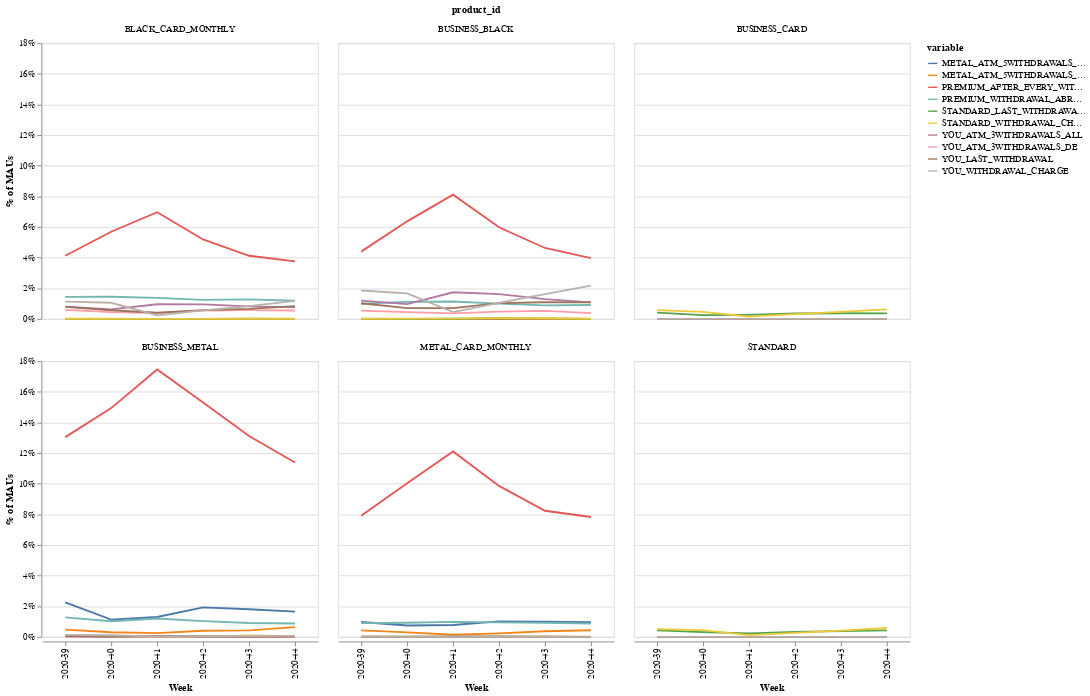

Notebook cell for this chart:
### Code cell
active_users = """
select dwh.week, 
	zu.user_id, 
	is_user_in_tg(user_id, 'USER-ID:',95) as segment,
	zup.product_id, 
	zup.market, 
	max(case when act.user_created is null then 0 else 1 end) as mau, 
	max(case when txn.user_created is null then 0 else 1 end) as atm,
	sum(n_card_atm) as atm 
from dwh_cohort_weeks as dwh 
left join dbt.zrh_user_activity_txn as act 
	on act.activity_type = '1_tx_35' 
	and end_time between activity_start and activity_end 
left join dbt.zrh_user_product as zup 
	on zup.user_created = act.user_created 
	and end_time between subscription_valid_from and subscription_valid_until 
inner join dbt.zrh_users as zu on zu.user_created = act.user_created 
left join dbt.zrh_txn_day as txn 
	on txn.user_created = zu.user_created 
	and txn.txn_date::date between start_time and end_time 
	and n_card_atm > 0 
where dwh.start_time >= '2020-09-20' and dwh.start_time < current_date
group by 1,2,3,4,5
"""

df = pd.read_csv("infocards.csv")

df["name"] = df["name"].str.replace("MEM_UPGRADE_", "")
df["name"] = df["name"].str.replace("MEM_VALUEREMINDER_", "")
# drop current week
df = df.loc[df["collector_tstamp"] < "2020-11-01", :]
df["date"] = pd.to_datetime(df["collector_tstamp"]).dt.week.astype(str)
df["date"] = "2020-" + df["date"]

# pivot
df["x"] = 1
df = (
    pd.pivot_table(
        df.loc[:, ["user_id", "date", "x", "name"]],
        columns=["name"],
        index=["user_id", "date"],
        aggfunc=np.sum,
    )
    .fillna(0)
    .reset_index()
)
df.columns = df.columns.map("|".join).str.strip("|")
# merge to activity table.
active = pd.read_csv("active.csv")

active = active.merge(
    df, left_on=["week", "user_id"], right_on=["date", "user_id"], how="left"
).fillna(0)

active = active.loc[active["product_id"] != 0, :]
active = active.loc[active["product_id"] != "FLEX_ACCOUNT_MONTHLY", :]
active = active.loc[active["mau"] == 1, :]
active = active.loc[active["segment"] == True, :]

active = active.drop(columns=["segment", "market", "mau", "atm", "atm.1", "date"])

# make it long again.
active = pd.melt(active, id_vars=["user_id", "product_id", "week"]).reset_index()

# replace values > 1 by 1
active.loc[active["value"] > 1, "value"] = 1

active = (
    active.groupby(["week", "product_id", "variable"])["value"]
    .agg("mean")
    .reset_index()
)
active["variable"] = active["variable"].str.replace("x|", "")
active["variable"] = active["variable"].str.replace("|", "")

alt.Chart(active).mark_line().encode(
    x=alt.X("week:N", axis=alt.Axis(title="Week")),
    y=alt.Y("value:Q", axis=alt.Axis(format="%", title="% of MAUs")),
    color="variable:N",
).properties(width=300, height=300).facet(facet="product_id:N", columns=3)

### Figure 1 — Vega-Lite specification as saved in the notebook (floating-point values rounded to 4 significant figures; data arrays with more than 128 entries replaced by an {"elided": "..."} marker saying what was removed)
{"config": {"view": {"continuousWidth": 400, "continuousHeight": 300}}, "data": {"name": "data-00c99004e1f593e99b0ec38a20a79a60"}, "facet": {"type": "nominal", "field": "product_id"}, "spec": {"mark": "line", "encoding": {"color": {"type": "nominal", "field": "variable"}, "x": {"type": "nominal", "axis": {"title": "Week"}, "field": "week"}, "y": {"type": "quantitative", "axis": {"format": "%", "title": "% of MAUs"}, "field": "value"}}, "height": 300, "width": 300}, "columns": 3, "$schema": "https://vega.github.io/schema/vega-lite/v4.8.1.json", "datasets": {"data-00c99004e1f593e99b0ec38a20a79a60": {"elided": "360 records"}}}
